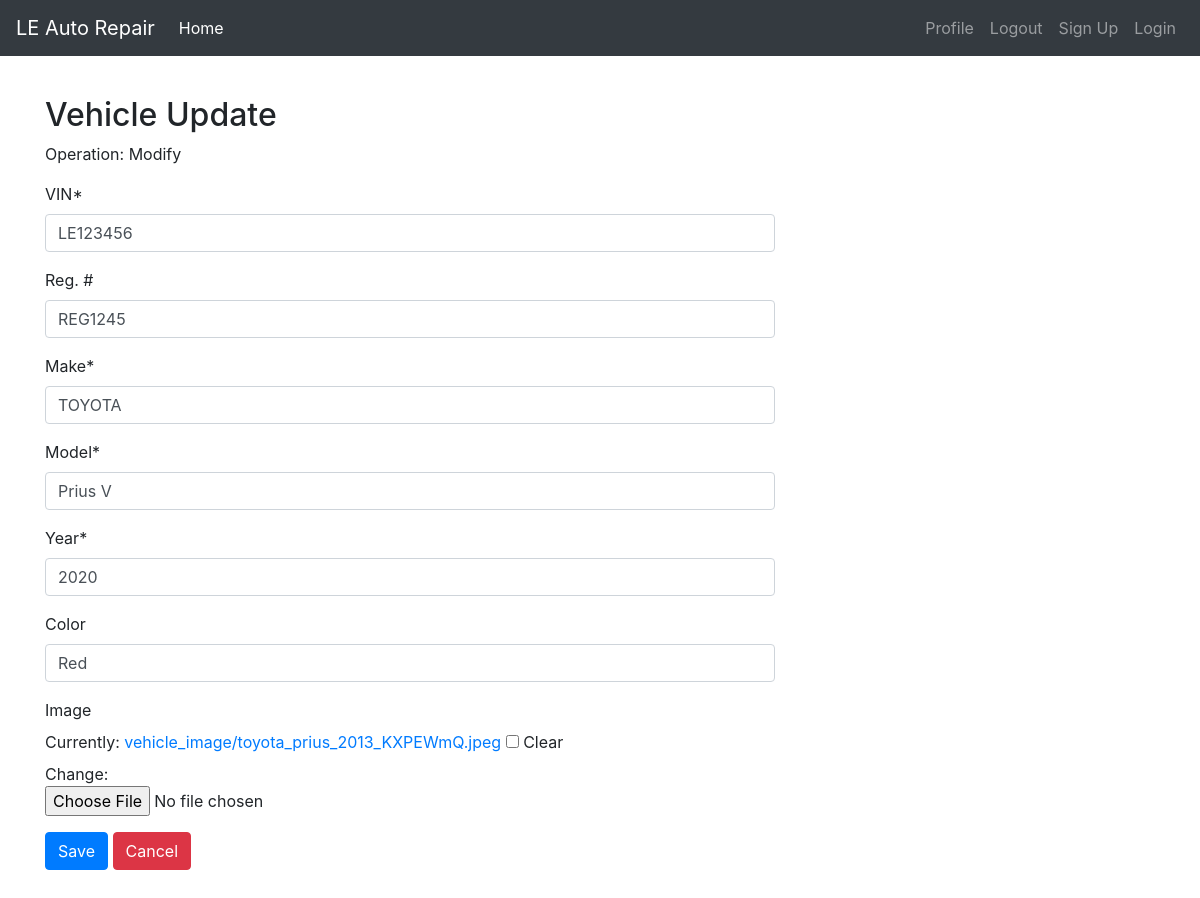
Screenshot of /vehicle/update/52 with the database file from the repository.
### main/models.py (models this page shows, shortened)
class Vehicle(models.Model):
    vin = models.CharField(max_length=20, unique=True)
    reg_number = models.CharField(max_length=30, null=True, blank=True)
    make = models.CharField(max_length=30)
    model = models.CharField(max_length=200)
    year = models.CharField(max_length=4)
    color = models.CharField(max_length=30, null=True, blank=True)
    image = models.ImageField(upload_to='vehicle_image',null=True, blank=True, default='vehicle_image/placeholder.png')

### main/views.py (the view)
# urls.py: path('vehicle/update/<int:pk>', UpdateVehicle, name="vehicle-update-view"),
def UpdateVehicle(request, pk):
    print('UpdateVehicle')
    vehicle = get_object_or_404(Vehicle, pk=pk)
    if request.method == 'POST':
        print('POST')
        form = VehicleForm(request.POST or None, request.FILES, instance=vehicle)
        if form.is_valid():
            form.save()
            print("Save form:" + str(vehicle))
            print(vehicle)
            print(vehicle.imageURL)
            return HttpResponseRedirect(reverse_lazy('vehicle-list-view'))
    else:
        print('REQUEST')
        form = VehicleForm(initial=model_to_dict(vehicle))
    context = {'operation': 'Modify', 'form': form}
    return render(request, 'vehicle/vehicle_update.html', context)

### main/forms.py
class VehicleForm(ModelForm):
    class Meta:
        model = Vehicle
        fields = [
            "vin",
            "reg_number",
            "make",
            "model",
            "year",
            "color",
            "image",
        ]
        labels = {
            "vin": "VIN",
            "reg_number": "Reg. #",
            "make": "Make",
            "model": "Model",
            "year": "Year",
            "color": "Color",
            "image": "Image",
        }
    def __init__(self, *args, **kwargs):
        super(VehicleForm, self).__init__(*args, **kwargs)

### main/templates/vehicle/vehicle_update.html (shortened to what this page needs)
{% extends 'base.html' %}
{% load crispy_forms_tags %}
{% block content %}
    <h2>Vehicle Update</h2>
    <p>Operation: {{operation}}</p>
     <form method="POST" enctype="multipart/form-data">
        <div class="row">
            <div class="col-lg-8">
                {{form|crispy}}
                <button class="btn btn-primary">Save</button>
                <a href="{% url 'vehicle-list-view' %}" class="btn btn-danger">Cancel</a>
            </div>
        </div>
    </form>
    <br><br><br><br><br><br>
    <br>
{% endblock %}

### rows the page displays
Vehicle: vin "LE123456", reg_number "REG1245", make "TOYOTA", model "Prius V", year "2020", color "Red"

### other values shown
{{ operation }} "Modify"
